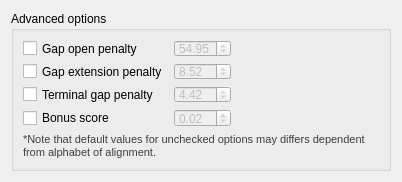
<?xml version="1.0" encoding="UTF-8"?>
<ui version="4.0">
 <class>KalignSettingsWidget</class>
 <widget class="QWidget" name="KalignSettingsWidget">
  <property name="windowModality">
   <enum>Qt::NonModal</enum>
  </property>
  <property name="enabled">
   <bool>true</bool>
  </property>
  <property name="geometry">
   <rect>
    <x>0</x>
    <y>0</y>
    <width>402</width>
    <height>177</height>
   </rect>
  </property>
  <property name="sizePolicy">
   <sizepolicy hsizetype="Preferred" vsizetype="Preferred">
    <horstretch>0</horstretch>
    <verstretch>0</verstretch>
   </sizepolicy>
  </property>
  <property name="minimumSize">
   <size>
    <width>0</width>
    <height>0</height>
   </size>
  </property>
  <property name="contextMenuPolicy">
   <enum>Qt::DefaultContextMenu</enum>
  </property>
  <property name="windowTitle">
   <string>Align with Kalign</string>
  </property>
  <layout class="QVBoxLayout" name="verticalLayout">
   <item>
    <widget class="QGroupBox" name="groupBox_2">
     <property name="minimumSize">
      <size>
       <width>380</width>
       <height>160</height>
      </size>
     </property>
     <property name="title">
      <string>Advanced options</string>
     </property>
     <layout class="QGridLayout" name="gridLayout">
      <item row="12" column="0">
       <layout class="QGridLayout" name="gridLayout_2">
        <item row="1" column="1">
         <widget class="QDoubleSpinBox" name="gapOpenSpinBox">
          <property name="enabled">
           <bool>false</bool>
          </property>
          <property name="value">
           <double>54.950000000000003</double>
          </property>
         </widget>
        </item>
        <item row="1" column="2">
         <spacer name="horizontalSpacer_3">
          <property name="orientation">
           <enum>Qt::Horizontal</enum>
          </property>
          <property name="sizeHint" stdset="0">
           <size>
            <width>255</width>
            <height>17</height>
           </size>
          </property>
         </spacer>
        </item>
        <item row="1" column="0">
         <widget class="QCheckBox" name="gapOpenCheckBox">
          <property name="enabled">
           <bool>true</bool>
          </property>
          <property name="text">
           <string>Gap open penalty</string>
          </property>
         </widget>
        </item>
        <item row="2" column="0">
         <widget class="QCheckBox" name="gapExtensionPenaltyCheckBox">
          <property name="enabled">
           <bool>true</bool>
          </property>
          <property name="text">
           <string>Gap extension penalty</string>
          </property>
         </widget>
        </item>
        <item row="2" column="1">
         <widget class="QDoubleSpinBox" name="gapExtensionPenaltySpinBox">
          <property name="enabled">
           <bool>false</bool>
          </property>
          <property name="value">
           <double>8.520000000000000</double>
          </property>
         </widget>
        </item>
        <item row="2" column="2">
         <spacer name="horizontalSpacer_4">
          <property name="orientation">
           <enum>Qt::Horizontal</enum>
          </property>
          <property name="sizeHint" stdset="0">
           <size>
            <width>255</width>
            <height>20</height>
           </size>
          </property>
         </spacer>
        </item>
        <item row="3" column="0">
         <widget class="QCheckBox" name="terminalGapCheckBox">
          <property name="enabled">
           <bool>true</bool>
          </property>
          <property name="text">
           <string>Terminal gap penalty</string>
          </property>
         </widget>
        </item>
        <item row="3" column="1">
         <widget class="QDoubleSpinBox" name="terminalGapSpinBox">
          <property name="enabled">
           <bool>false</bool>
          </property>
          <property name="value">
           <double>4.420000000000000</double>
          </property>
         </widget>
        </item>
        <item row="3" column="2">
         <spacer name="horizontalSpacer_5">
          <property name="orientation">
           <enum>Qt::Horizontal</enum>
          </property>
          <property name="sizeHint" stdset="0">
           <size>
            <width>255</width>
            <height>17</height>
           </size>
          </property>
         </spacer>
        </item>
        <item row="4" column="0">
         <widget class="QCheckBox" name="bonusScoreCheckBox">
          <property name="enabled">
           <bool>true</bool>
          </property>
          <property name="text">
           <string>Bonus score</string>
          </property>
         </widget>
        </item>
        <item row="4" column="1">
         <widget class="QDoubleSpinBox" name="bonusScoreSpinBox">
          <property name="enabled">
           <bool>false</bool>
          </property>
          <property name="value">
           <double>0.020000000000000</double>
          </property>
         </widget>
        </item>
        <item row="4" column="2">
         <spacer name="horizontalSpacer_6">
          <property name="orientation">
           <enum>Qt::Horizontal</enum>
          </property>
          <property name="sizeHint" stdset="0">
           <size>
            <width>255</width>
            <height>17</height>
           </size>
          </property>
         </spacer>
        </item>
       </layout>
      </item>
      <item row="13" column="0">
       <widget class="QLabel" name="label">
        <property name="text">
         <string>&lt;!DOCTYPE HTML PUBLIC &quot;-//W3C//DTD HTML 4.0//EN&quot; &quot;http://www.w3.org/TR/REC-html40/strict.dtd&quot;&gt;
&lt;html&gt;&lt;head&gt;&lt;meta name=&quot;qrichtext&quot; content=&quot;1&quot; /&gt;&lt;style type=&quot;text/css&quot;&gt;
p, li { white-space: pre-wrap; }
&lt;/style&gt;&lt;/head&gt;&lt;body style=&quot; font-family:'MS Shell Dlg 2'; font-size:8.25pt; font-weight:400; font-style:normal;&quot;&gt;
&lt;p style=&quot; margin-top:0px; margin-bottom:0px; margin-left:0px; margin-right:0px; -qt-block-indent:0; text-indent:0px;&quot;&gt;&lt;span style=&quot; font-size:8pt; color:#3d3d3d;&quot;&gt;*Note that default values for unchecked options may differs dependent from alphabet of alignment.&lt;/span&gt;&lt;/p&gt;&lt;/body&gt;&lt;/html&gt;</string>
        </property>
        <property name="wordWrap">
         <bool>true</bool>
        </property>
       </widget>
      </item>
     </layout>
    </widget>
   </item>
  </layout>
 </widget>
 <resources/>
 <connections>
  <connection>
   <sender>bonusScoreCheckBox</sender>
   <signal>clicked(bool)</signal>
   <receiver>bonusScoreSpinBox</receiver>
   <slot>setEnabled(bool)</slot>
   <hints>
    <hint type="sourcelabel">
     <x>54</x>
     <y>119</y>
    </hint>
    <hint type="destinationlabel">
     <x>196</x>
     <y>125</y>
    </hint>
   </hints>
  </connection>
  <connection>
   <sender>terminalGapCheckBox</sender>
   <signal>clicked(bool)</signal>
   <receiver>terminalGapSpinBox</receiver>
   <slot>setEnabled(bool)</slot>
   <hints>
    <hint type="sourcelabel">
     <x>62</x>
     <y>92</y>
    </hint>
    <hint type="destinationlabel">
     <x>164</x>
     <y>99</y>
    </hint>
   </hints>
  </connection>
  <connection>
   <sender>gapExtensionPenaltyCheckBox</sender>
   <signal>clicked(bool)</signal>
   <receiver>gapExtensionPenaltySpinBox</receiver>
   <slot>setEnabled(bool)</slot>
   <hints>
    <hint type="sourcelabel">
     <x>60</x>
     <y>67</y>
    </hint>
    <hint type="destinationlabel">
     <x>174</x>
     <y>73</y>
    </hint>
   </hints>
  </connection>
  <connection>
   <sender>gapOpenCheckBox</sender>
   <signal>clicked(bool)</signal>
   <receiver>gapOpenSpinBox</receiver>
   <slot>setEnabled(bool)</slot>
   <hints>
    <hint type="sourcelabel">
     <x>38</x>
     <y>40</y>
    </hint>
    <hint type="destinationlabel">
     <x>174</x>
     <y>46</y>
    </hint>
   </hints>
  </connection>
 </connections>
</ui>
